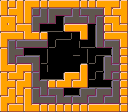

Rendered tile map (Tiled .tmx) drawn with the repository's tilesets; below, a short description and the full map source, tile grids included:
An orthogonal 16x14 tile map with 8x8 px tiles, 1 tile layer (tiles) and 15 objects (2x FENCE, SPAWN, LOCK, SWITCH, SWITCH_WALL).

<map version="1.4" tiledversion="1.4.2" orientation="orthogonal" renderorder="right-down" width="16" height="14" tilewidth="8" tileheight="8" infinite="0" nextlayerid="4" nextobjectid="70">
 <editorsettings>
  <export target="." format="json" />
 </editorsettings>
 <properties>
  <property name="maxBullets" type="int" value="2" />
  <property name="medalBullets" type="int" value="1" />
 </properties>
 <tileset firstgid="1" source="../sprites.tsx" />
 <layer id="1" name="tiles" width="16" height="14">
  <data encoding="csv">
11,8,11,9,13,8,12,29,29,13,8,8,12,57,13,11,
27,12,28,41,2,5,3,23,7,5,6,55,7,27,12,28,
9,10,27,27,3,20,21,74,6,54,7,21,5,12,10,27,
25,26,12,10,21,75,45,59,12,29,10,74,39,8,25,13,
9,29,13,25,13,8,42,45,44,17,27,61,39,12,29,10,
27,5,6,23,23,7,60,17,17,74,75,59,21,6,4,27,
11,38,7,75,45,43,17,17,17,58,43,42,45,44,39,8,
41,21,6,23,4,60,17,17,17,17,60,60,74,5,21,8,
25,13,9,13,21,74,17,17,17,17,11,42,59,38,7,8,
11,12,26,11,5,58,45,44,9,13,41,60,74,21,2,8,
40,13,9,26,19,4,8,12,26,12,26,75,76,44,5,8,
27,11,27,11,5,21,6,4,58,44,3,7,3,7,39,8,
9,26,8,41,19,23,7,19,7,6,20,6,20,6,20,8,
27,12,13,25,13,8,8,8,8,8,8,12,29,29,13,8
</data>
 </layer>
 <objectgroup color="#21ff06" id="3" name="walls">
  <object id="57" x="8" y="32" width="40" height="8" />
  <object id="58" x="64" y="24" width="24" height="8" />
  <object id="60" x="80" y="24" width="8" height="16" />
  <object id="62" x="64" y="72" width="24" height="16" />
  <object id="63" x="48" y="80" width="24" height="8" />
  <object id="64" x="8" y="64" width="24" height="40" />
  <object id="65" x="8" y="8" width="24" height="32" />
  <object id="66" x="104" y="8" width="16" height="32" />
  <object id="69" x="80" y="64" width="8" height="24" />
 </objectgroup>
 <objectgroup id="2" name="entities">
  <object id="1" type="SPAWN" x="88" y="96" width="8" height="8" />
  <object id="2" type="LOCK" x="8" y="48" width="8" height="8" />
  <object id="42" type="SWITCH" x="112" y="48" width="8" height="8">
   <properties>
    <property name="color" value="GREEN" />
   </properties>
  </object>
  <object id="46" type="SWITCH_WALL" x="24" y="40" width="8" height="24">
   <properties>
    <property name="color" value="GREEN" />
   </properties>
  </object>
  <object id="50" type="FENCE" x="80" y="40" width="8" height="24" />
  <object id="56" type="FENCE" x="48" y="48" width="16" height="8" />
 </objectgroup>
</map>
